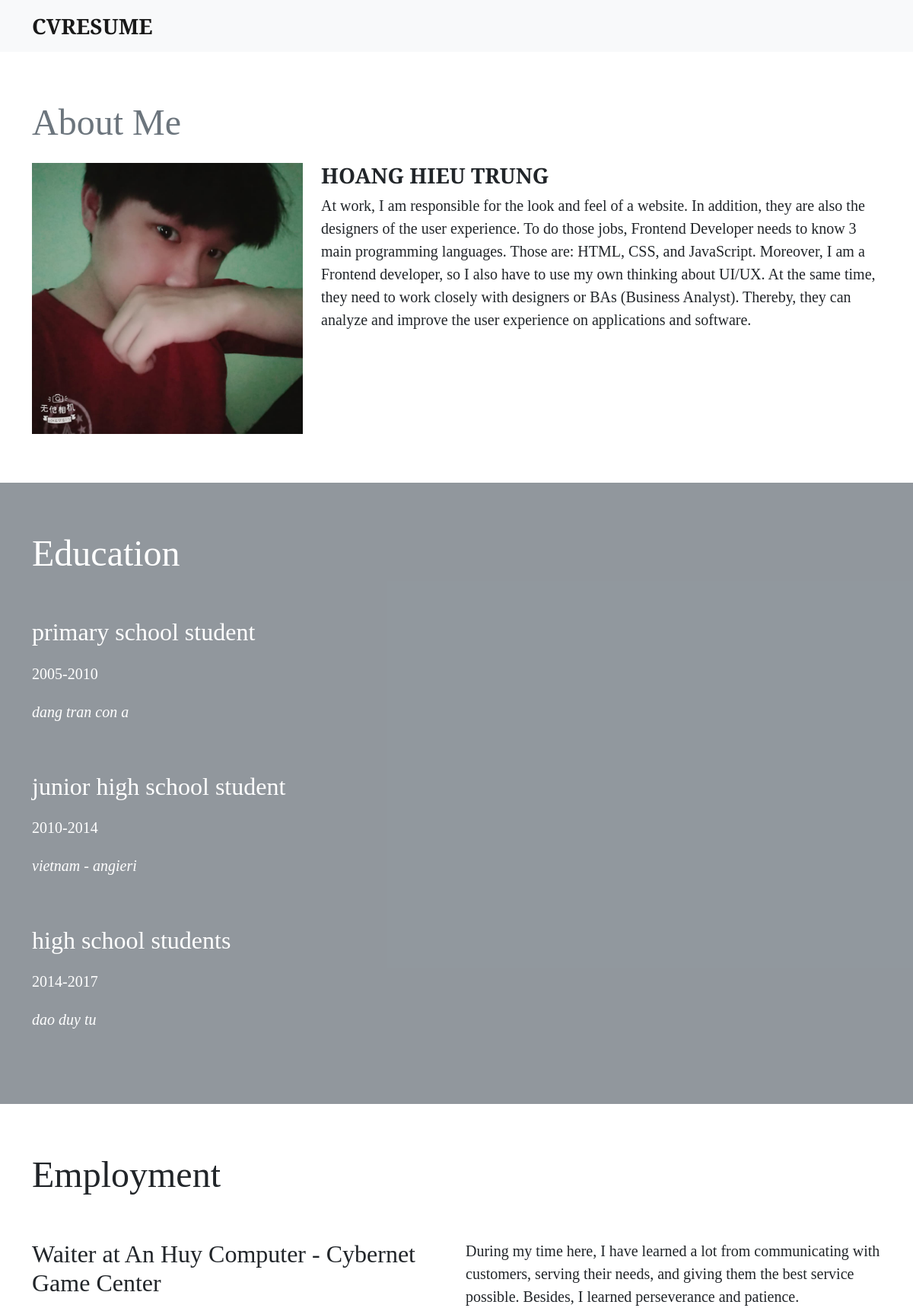
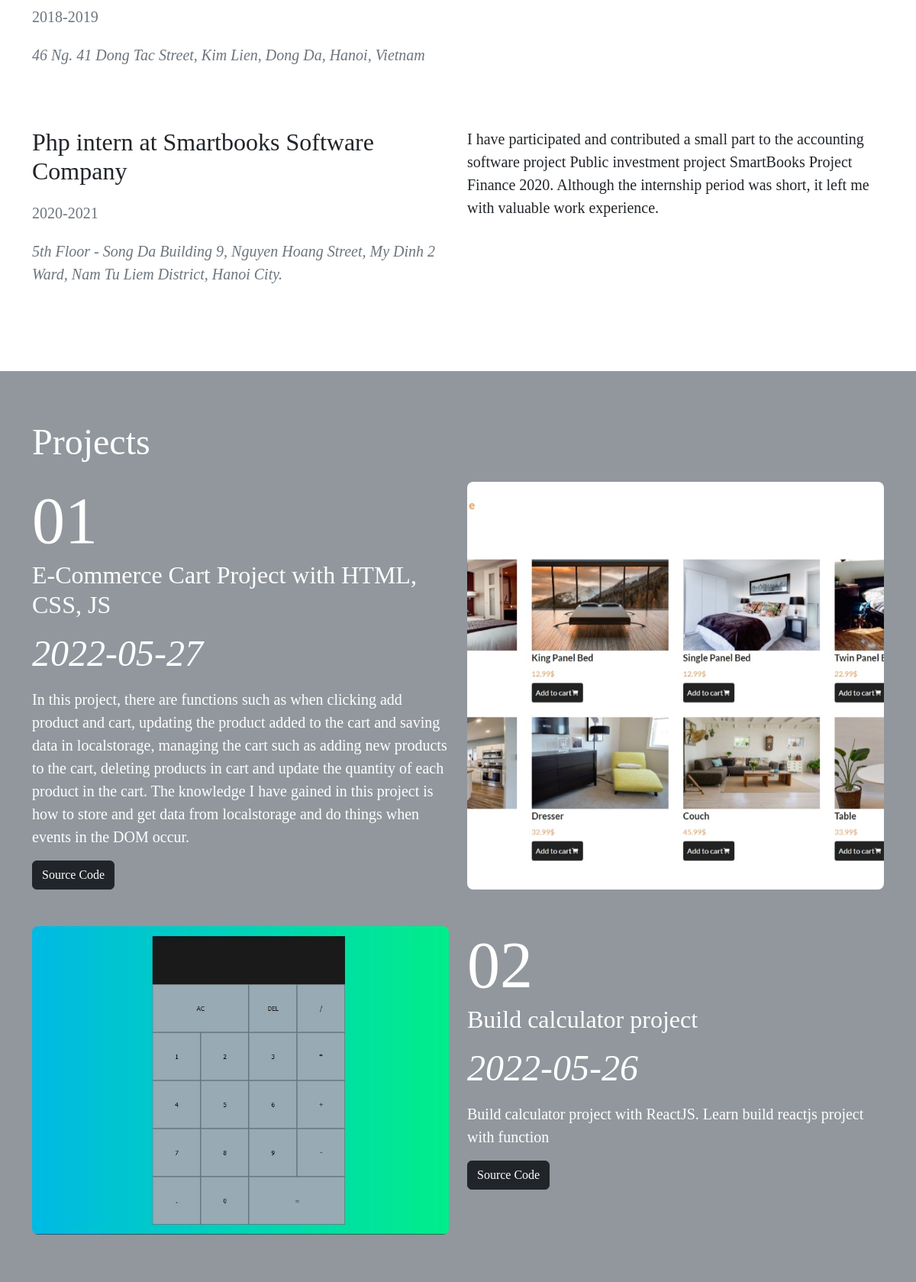
The app's page /index.php?controller=about&id=2 (upper part) with its own data (2 pictures, top to bottom).
### tables this page shows
CREATE TABLE `member` (
  `id` int(11) NOT NULL,
  `username` varchar(50) NOT NULL,
  `password` varchar(100) NOT NULL,
  `full_name` varchar(100) NOT NULL,
  `description` mediumtext NOT NULL,
  `image` varchar(255) NOT NULL
);

CREATE TABLE `education` (
  `id` int(11) NOT NULL,
  `name` varchar(100) NOT NULL,
  `detail` varchar(255) NOT NULL,
  `date_start` year(4) NOT NULL,
  `date_end` year(4) NOT NULL,
  `id_member` int(11) NOT NULL
);

CREATE TABLE `employment` (
  `id` int(11) NOT NULL,
  `undertake` varchar(100) NOT NULL,
  `detail` varchar(255) NOT NULL,
  `description` text NOT NULL,
  `date_start` year(4) NOT NULL,
  `date_end` year(4) NOT NULL,
  `id_member` int(11) NOT NULL
);

CREATE TABLE `project` (
  `id` int(11) NOT NULL,
  `title` varchar(255) NOT NULL,
  `description` text NOT NULL,
  `date` date NOT NULL DEFAULT current_timestamp(),
  `image` varchar(255) NOT NULL,
  `demo` varchar(255) NOT NULL,
  `id_member` int(11) NOT NULL
);

### Controllers/BaseController.php (called while the page is built, shortened)
<?php
class BaseController {
    protected function view($view_path, $data = []) {
        $view_path = self::VIEW_FOLDER_NAME. '/' . str_replace('.', '/', $view_path) . '.php';
        require($view_path);
    }
}

### Controllers/AboutController.php (called while the page is built, shortened)
<?php
class AboutController extends BaseController {
    private $aboutModel;
    public function __construct() {
        $this->aboutModel = new AboutModel;
    }
    public function index() {
        $id_member = $_GET['id'];
        $member = $this->aboutModel->getInfo("member",
            ['full_name','description', 'image'],
            [
                'id' => $id_member
            ]
        );
        $education = $this->aboutModel->getEducation("education",
            [' id', 'name','detail','date_start','date_end'],
            [
                'id_member' => $id_member,
            ]
        );
        $employment = $this->aboutModel->getEmployment("employment",
            [' id','undertake','detail','description','date_start','date_end'],
            [
                'id_member' => $id_member,
            ]
        );
        $project = $this->aboutModel->getTestimonial("project",
            ['title','description','date','image','demo'],
            [
                'id_member' => $id_member,
            ]
        );
        $testimonial = $this->aboutModel->getTestimonial("testimonial",
            ['id','full_name','comment'],
            [
                'id_member' => $id_member,
            ]
        );
        $this->view('frontend.abouts.index', [
            'member' => $member,
            'education' => $education,
            'employment' => $employment,
            'projects' => $project,
            'testimonial' => $testimonial,
        ]);
    }
}

### Core/Database.php (called while the page is built, shortened)
<?php
class Database {
	public function connect() {
		$connect = mysqli_connect(self::HOST, self::USERNAME, self::PASSWORD, self::DB_NAME);
		mysqli_set_charset($connect, "utf8");
		if(mysqli_connect_errno() == 0) {
			return $connect;
		}
		return false;
	}
}

### Models/BaseModel.php (called while the page is built, shortened)
<?php
class BaseModel extends Database {
    protected $conn;
    public function __construct() {
        $this->conn = $this->connect();
    }
    private function query($sql) {
        return mysqli_query($this->conn, $sql);
    }
    public function fill($table, $select = ['*'], $data = []) {
        $condition = [];
        foreach($data as $key=>$value)
        {
            $condition_item = "${key}='${value}'";
            array_push($condition, $condition_item);
        }
        $condition = implode(" AND ", $condition);
        $columns = implode(",", $select);
        $sql = "SELECT ${columns} FROM ${table} WHERE ${condition}";
        $query = $this->query($sql);
        $data = [];
        while ($row = mysqli_fetch_assoc($query)) {
			array_push($data, $row);
		}
		return $data;
    }
	public function find($table, $select = ['*'], $data = []) {
        $condition = [];
        foreach($data as $key=>$value)
        {
            $condition_item = "${key}='${value}'";
            array_push($condition, $condition_item);
        }
        $condition = implode(" AND ", $condition);
        $columns = implode(",", $select);
        $sql = "SELECT ${columns} FROM ${table} where ${condition}";
        $query = $this->query($sql);
        $data = mysqli_fetch_assoc($query);
		return $data;
	}
}

### Models/AboutModel.php (called while the page is built, shortened)
<?php
class AboutModel extends BaseModel {
    public function getInfo($table, $select, $condition) {
        return $this->find($table, $select, $condition);
    }
    public function getEducation($table, $select, $condition) {
        return $this->fill($table, $select, $condition);
    }
    public function getEmployment($table, $select, $condition) {
        return $this->fill($table, $select, $condition);
    }
    public function getTestimonial($table, $select, $condition) {
        return $this->fill($table, $select, $condition);
    }
}

### Views/frontend/abouts/index.php (the view, shortened to what this page needs)
<section class="about">
    <div class="container">
        <h3 class="heading text-secondary text-capitalize mb-4">about me</h3>
        <div class="row">
            <div class="col-md-4">
                <img class="about-img" src="<?= $member['image'] ?>" alt="">
            </div>
            <div class="col-md-8">
                <h5 class="fs-3 fw-semibold text-uppercase"><?= $member['full_name'] ?></h5>
                <p class="mb-0"><?= $member['description'] ?></p>
            </div>
        </div>
    </div>
</section>
<section class="education bg-secondary bg-opacity-75 text-white">
    <div class="container">
        <h3 class="heading text-capitalize mb-4">education</h3>
        <div class="education-list">
            <?php
            foreach($education as $key=>$value) {
            ?>
                <div class="education-item flow">
                    <h4 class="education-major mb-0"><?= $value['detail'] ?></h4>
                    <p class="education-info mb-0">
                        <?= $value['date_start'] ?>-<?= $value['date_end'] ?>
                    </p>
                    <p class="education-name fst-italic mb-0"><?= $value['name'] ?></p>
                </div>
            <?php
            }
            ?>
        </div>
    </div>
</section>
<section class="employment">
    <div class="container">
        <h3 class="heading text-capitalize mb-4">employment</h3>
        <div class="employment-list">
            <?php
            foreach($employment as $key=>$value) {
            ?>
                <div class="employment-item row">
                    <div class="employment-content col-md-6 flow">
                        <h4 class="employment-pos mb-0"><?= $value['undertake'] ?></h4>
                        <p class="employment-info text-secondary mb-0">
                            <?= $value['date_start'] ?>-<?= $value['date_end'] ?>
                        </p>
                        <p class="employment-address text-secondary fst-italic">
                            <?= $value['detail'] ?>
                        </p>
                    </div>
                    <div class="col-md-6">
                        <p class="mb-0">
                            <?= $value['description'] ?>
                        </p>
                    </div>
                </div>
            <?php
            }
            ?>
        </div>
    </div>
</section>
<section class="project bg-secondary bg-opacity-75 text-white">
    <div class="container">
        <h3 class="heading text-capitalize mb-4">projects</h3>
        <div class="project-grid d-grid">
            <?php
            $index = 1;
            foreach($projects as $key => $value) {
            ?>
                <div class="project-item row">
                    <div class="project-img col-md-6">
                        <img src="<?= $value['image'] ?>" alt="project image">
                    </div>
                    <div class="project-content flow col-md-6">
                        <h2 class="mb-0">
                            <span class="project-id d-block"><?= $index < 10 ? "0${index}" : $index; ?></span>
                            <span class="project-title d-block fs-2"><?= $value['title'] ?></span>
                        </h2>
                        <h3 class="project-date heading fst-italic mb-0"><?= $value['date'] ?></h3>
                        <p class="mb-0">
                            <?= $value['description'] ?>
                        </p>
                        <?php
                        if($value['demo']) {
                        ?>
                            <a class="btn btn-dark text-capitalize" href="<?= $value['demo'] ?>" target="_blank">
                                source code
                            </a>
                        <?php
                        }
                        ?>
                    </div>
                </div>
            <?php
                $index++;
            }
            ?>
        </div>
    </div>
</section>

### assets/css/styles.css (style rules this page uses)
body { font-family: "Baskervville", serif !important; font-size: 1.25rem; }
.flow > * + * { margin-top: var(--flow-spacer, 1rem); }
section { padding-block: 3.75rem; }
section .heading { font-size: 2rem; }
@media only screen and (min-width: 64em) { section { padding-block: 4rem; } }
@media only screen and (min-width: 64em) { section .heading { font-size: 3rem; } }
.about-img { width: 100%; height: auto; object-fit: cover; }
.education-item { --flow-spacer: 1.25rem; padding-block: 2rem; }
.education-major { font-size: 1.75rem; }
@media only screen and (min-width: 64em) { .education-major { font-size: 2rem; } }
.employment-item { padding-block: 2rem; }
.employment-content { --flow-spacer: 1.25rem; }
.employment-pos { font-size: 1.75rem; }
@media only screen and (min-width: 64em) { .employment-item { gap: 0; } }
@media only screen and (min-width: 64em) { .employment-pos { font-size: 2rem; } }
.project-grid { gap: 3rem; }
.project-id { font-size: 2.75rem; }
.project-img img { width: 100%; height: 100%; object-fit: cover; border-radius: 0.5rem; }
@media only screen and (min-width: 64em) { .project-id { font-size: 5.375rem; } }
@media only screen and (min-width: 64em) { .project-grid > *:nth-child(odd) { flex-direction: row-reverse; } }

### records on screen
member: image (picture), full_name "HOANG HIEU TRUNG", description "At work, I am responsible for the look and feel of a website. In addition, they are also the designers of the user experience. To do those jobs, Frontend Developer needs to know 3 main programming languages. Those are: HTML, CSS, and JavaScript. Moreover, I am a Frontend developer, so I also have to use my own thinking about UI/UX. At the same time, they need to work closely with designers or BAs (Business Analyst). Thereby, they can analyze and improve the user experience on applications and software."
education: detail "primary school student", date_start "2005", date_end "2010", name "dang tran con a"
education: detail "junior high school student", date_start "2010", date_end "2014", name "vietnam - angieri"
education: detail "high school students", date_start "2014", date_end "2017", name "dao duy tu"
employment: undertake "Waiter at An Huy Computer - Cybernet Game Center", date_start "2018", date_end "2019", detail "46 Ng. 41 Dong Tac Street, Kim Lien, Dong Da, Hanoi, Vietnam", description "During my time here, I have learned a lot from communicating with customers, serving their needs, and giving them the best service possible. Besides, I learned perseverance and patience."
employment: undertake "Php intern at Smartbooks Software Company", date_start "2020", date_end "2021", detail "5th Floor - Song Da Building 9, Nguyen Hoang Street, My Dinh 2 Ward, Nam Tu Liem District, Hanoi City.", description "I have participated and contributed a small part to the accounting software project Public investment project SmartBooks Project Finance 2020. Although the internship period was short, it left me with valuable work experience."
project: image (picture), index "1", title "E-Commerce Cart Project with HTML, CSS, JS", date "2022-05-27", description "In this project, there are functions such as when clicking add product and cart, updating the product added to the cart and saving data in localstorage, managing the cart such as adding new products to the cart, deleting products in cart and update the quantity of each product in the cart. The knowledge I have gained in this project is how to store and get data from localstorage and do things when events in the DOM occur."
project: image (picture), index "2", title "Build calculator project", date "2022-05-26", description "Build calculator project with ReactJS. Learn build reactjs project with function"
